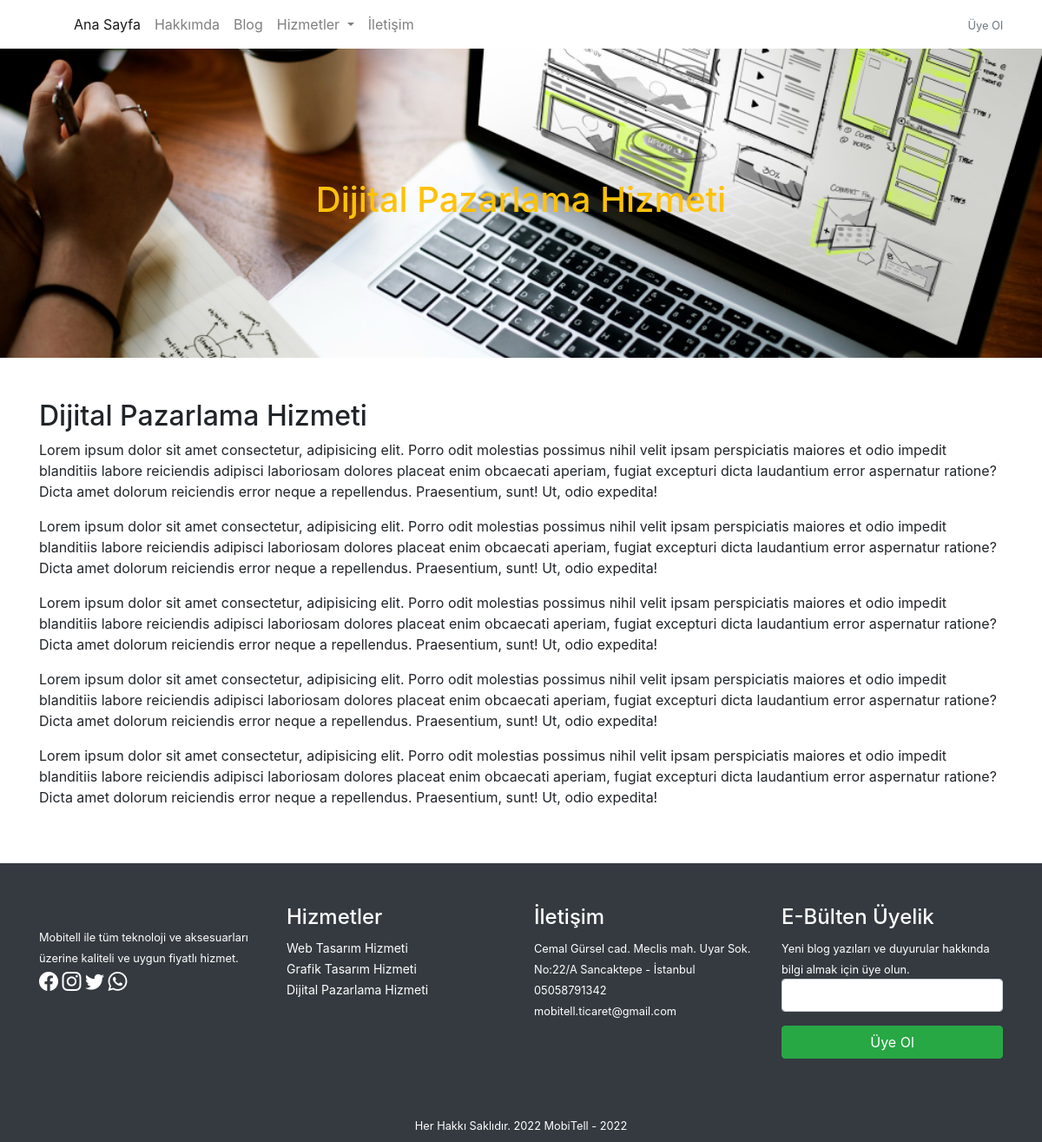
Page /samplepage.php?id=2 on the committed database.
### tables this page shows
CREATE TABLE IF NOT EXISTS `sayfalar` (
  `id` int(11) NOT NULL AUTO_INCREMENT,
  `baslik` varchar(60) NOT NULL,
  `icerik` text NOT NULL,
  `meta` varchar(160) NOT NULL,
  `foto` varchar(100) NOT NULL,
  `durum` varchar(11) NOT NULL,
  `fotoalt` varchar(60) NOT NULL,
  `seotitle` varchar(60) NOT NULL,
  `tarih` varchar(11) NOT NULL,
  `sayfaturu` varchar(15) NOT NULL,
  `kategori` varchar(30) NOT NULL,
  PRIMARY KEY (`id`)
);

CREATE TABLE IF NOT EXISTS `ayarlar` (
  `id` int(11) NOT NULL AUTO_INCREMENT,
  `adres` varchar(200) NOT NULL,
  `telefon` varchar(15) NOT NULL,
  `email` varchar(100) NOT NULL,
  `harita` text NOT NULL,
  `tanitim` text NOT NULL,
  `logo` varchar(100) NOT NULL,
  `blogbanner` varchar(100) NOT NULL,
  `iletisimbanner` varchar(100) NOT NULL,
  `facebook` varchar(100) NOT NULL,
  `instagram` varchar(100) NOT NULL,
  `twitter` varchar(100) NOT NULL,
  `whatsapp` varchar(200) NOT NULL,
  `analitik` text NOT NULL,
  `konsol` text NOT NULL,
  `pixel` text NOT NULL,
  `copy` varchar(100) NOT NULL,
  PRIMARY KEY (`id`)
);

### samplepage.php (the view)
<?php require_once('header.php'); ?>
<?php
$id = $_GET['id'];
$sorgu_hizmetpage = $db->prepare('select * from sayfalar where id=?');
$sorgu_hizmetpage->execute(array($id));
$satir_hizmetpage = $sorgu_hizmetpage->fetch();
?>
<section id="sampleBanner" class="py-15" style="background-image: url('<?php echo substr($satir_hizmetpage['foto'], 3); ?>');">
    <div class="container-fluid">
        <div class="row">
            <div class="col-12 text-center">
                <h1 class="text-warning"><?php echo $satir_hizmetpage['baslik']; ?></h1>
            </div>
        </div>
    </div>
</section>
<section id="content" class="py-5">
    <div class="container">
        <div class="row">
            <div class="col-12">
                <h2><?php echo $satir_hizmetpage['baslik']; ?></h2>
                <?php echo $satir_hizmetpage['icerik']; ?>
            </div>
        </div>
    </div>
</section>
<?php require_once('footer.php'); ?>

### footer.php (shortened to what this page needs)
<footer id="footer" class="bg-dark text-white">
  <div class="container">
    <div class="row py-5">
      <div class="col-md-3">
        <img src="<?php echo substr($logo, 3); ?>" alt=""><br>
        <small><?php echo $satir['tanitim']; ?></small> <br>
        <a href="<?php echo $satir['facebook']; ?>" target="_blank" style="font-size:22px;"><i class="bi bi-facebook"></i></a>
        <a href="<?php echo $satir['instagram']; ?>" target="_blank" style="font-size:22px;"><i class="bi bi-instagram"></i></a>
        <a href="<?php echo $satir['twitter']; ?>" target="_blank" style="font-size:22px;"><i class="bi bi-twitter"></i></a>
        <a href="<?php echo $satir['whatsapp']; ?>" target="_blank" style="font-size:22px;"><i class="bi bi-whatsapp"></i></a>
      </div>
      <div class="col-md-3">
        <h4>Hizmetler</h4>
        <?php
        $sorgu2 = $db->prepare("select * from sayfalar where sayfaturu = 'altsayfa' order by baslik desc");
        $sorgu2->execute();
        if ($sorgu2->rowCount()) {
          foreach ($sorgu2 as $satir2) {
            echo '<a href="samplepage.php?id=' . $satir2['id'] . '" style="font-size:14px;">' . $satir2['baslik'] . '</a><br>';
          }
        }
        ?>
      </div>
      <div class="col-md-3">
        <h4>İletişim</h4>
        <small><?php echo $satir['adres']; ?></small> <br>
        <small><?php echo $satir['telefon']; ?></small> <br>
        <small><?php echo $satir['email']; ?></small>
      </div>
      <div class="col-md-3">
        <h4>E-Bülten Üyelik</h4>
        <small>Yeni blog yazıları ve duyurular hakkında bilgi almak için üye olun.</small>
        <form method="post">
          <div class="form-group">
            <input type="email" name="ebulten" class="form-control">
          </div>
          <div class="form-group">
            <button type="submit" class="btn btn-success w-100" name="uyeolbuton">Üye Ol</button>
          </div>
        </form>
      </div>
    </div>
    <div class="row pb-2">
      <div class="col-12 text-white text-center">
        <small>
          <?php echo $satir['copy'] . ' - ' . date('Y'); ?>
        </small>
      </div>
    </div>
  </div>
</footer>
</body>
</html>

### css/style.css (style rules this page uses)
#footer a { color: #fff; }
#sampleBanner { background-size: cover; background-repeat: no-repeat; background-position: center center; }
.py-15 { padding-top: 150px; padding-bottom: 150px; }

### rows in the picture
sayfalar: foto (picture), baslik "Dijital Pazarlama Hizmeti", icerik "Lorem ipsum dolor sit amet consectetur, adipisicing elit. Porro odit molestias possimus nihil velit ipsam perspiciatis maiores et odio impedit blanditiis labore reiciendis adipisci laboriosam dolores placeat enim obcaecati aperiam, fugiat excepturi dicta laudantium error aspernatur ratione? Dicta amet dolorum reiciendis error neque a repellendus. Praesentium, sunt! Ut, odio expedita! Lorem ipsum dolor sit amet consectetur, adipisicing elit. Porro odit molestias possimus nihil velit ipsam perspiciatis maiores et odio impedit blanditiis labore reiciendis adipisci laboriosam dolores placeat enim obcaecati aperiam, fugiat excepturi dicta laudantium error aspernatur ratione? Dicta amet dolorum…"
ayarlar: tanitim "Mobitell ile tüm teknoloji ve aksesuarları üzerine kaliteli ve uygun fiyatlı hizmet.", adres "Cemal Gürsel cad. Meclis mah. Uyar Sok. No:22/A Sancaktepe - İstanbul", telefon "05058791342", email "mobitell.ticaret@gmail.com", copy "Her Hakkı Saklıdır. 2022 MobiTell"
sayfalar: baslik "Web Tasarım Hizmeti"
sayfalar: baslik "Grafik Tasarım Hizmeti"
